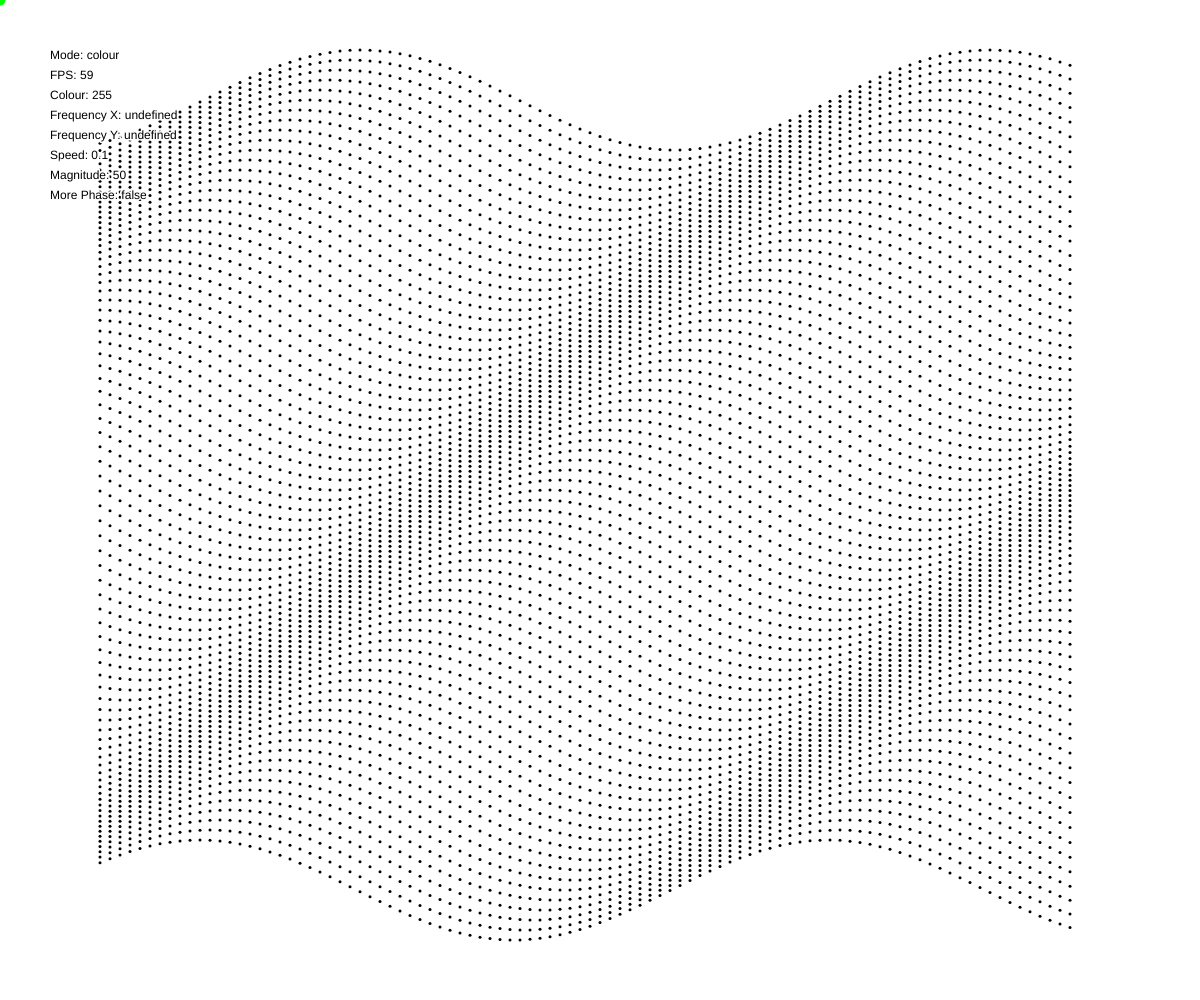
Frame 1 (no input)
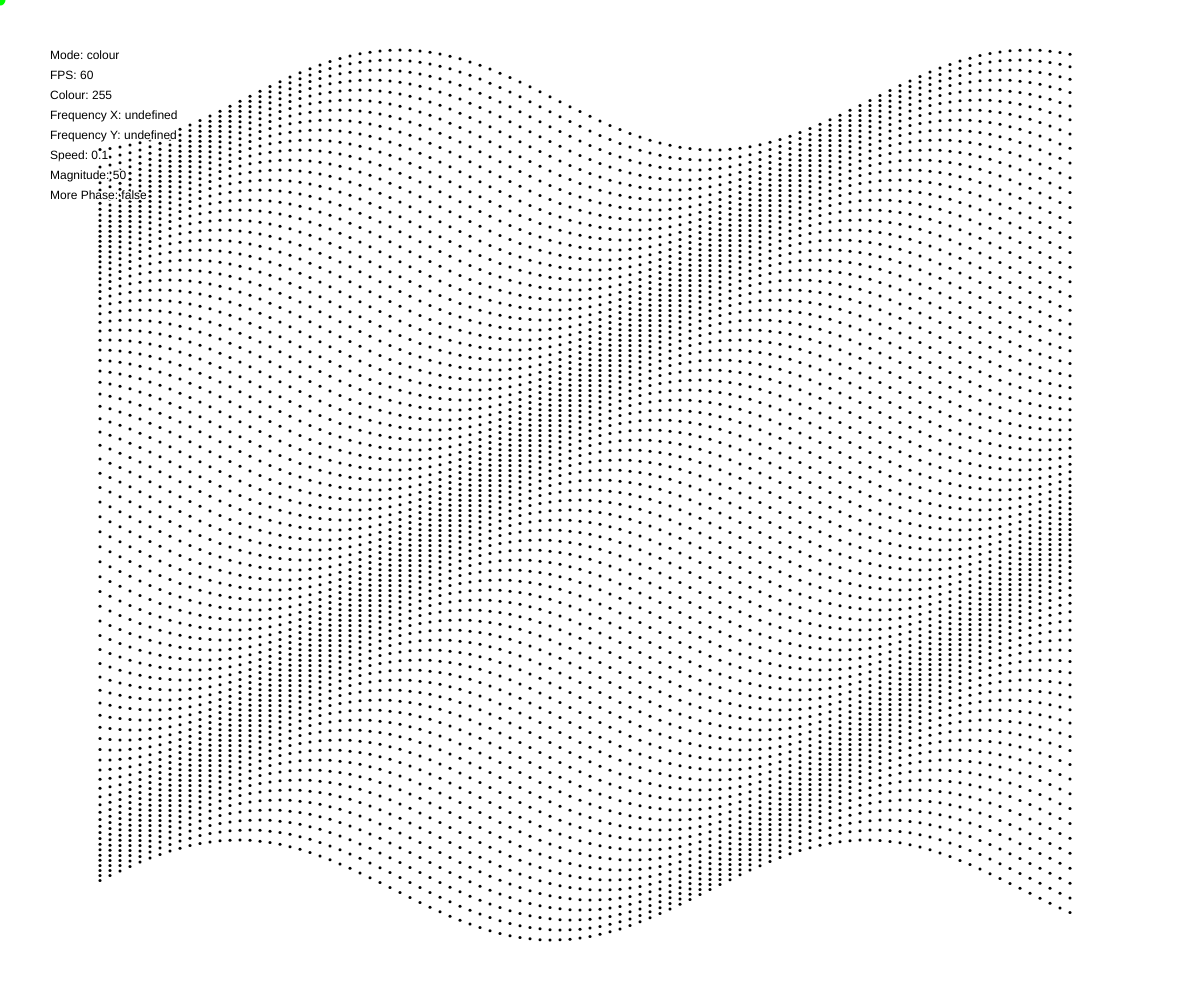
Frame 60 (no input)
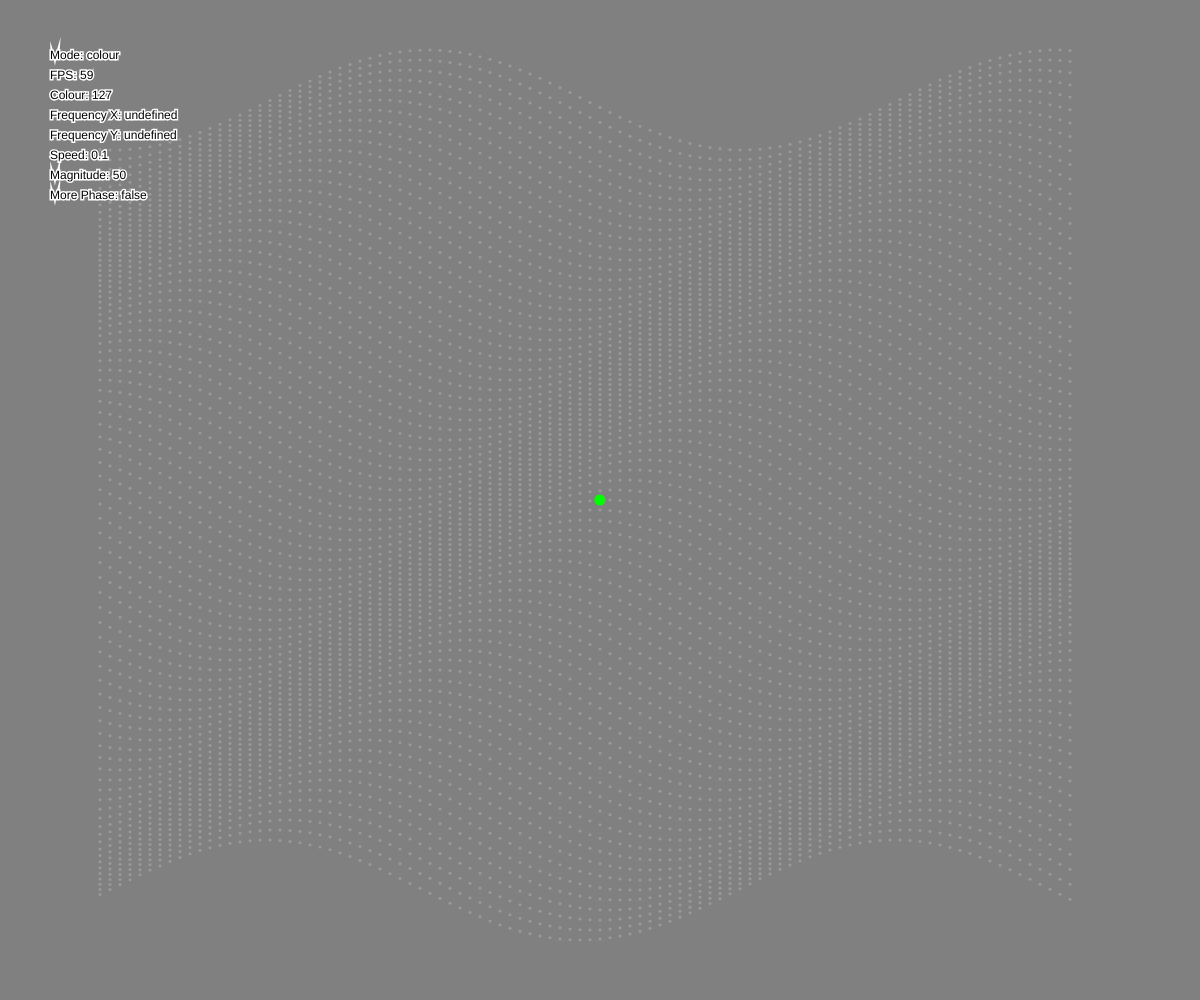
Frame 120 (the mouse pressed at the canvas centre since frame 60)

The p5.js sketch that drew these frames (run headless with seeded random() and noise() and a simulated clock; from frame 60 on, the mouse is pressed at the canvas centre):

// p5.js sketch
// ── sketch.js

//  README:
//      There are four modes of control.

//      Toggle through the modes by clicking on the canvas.

//      Press the S key to freeze the canvas and hide the UI.

//      Explore each mode by moving your mouse up, down, left, and right.

//        1. COLOR --------> X-axis controls the colour of the dots
//                  \------> Y-axis controls the colour of the background
//
//        2. Frequency ----> X-axis controls the frequency (distance between wave peaks).
//                  \------> Y-axis controls a second parameter that introduces phase into the wave.
//                   \
//                    \-----> these are just two numbers that affect the freqency of the wave
//                           and modulate the sine wave to introduce phase. (phase looks cool)
//
//        3. Mag/speed ----> X-axis controls the magnitude of the wave
//                  \------> Y-axis controls the   
//
//        4. more phase ---> X-axis controls if it is on or off. halfway is the trigger.
//
//
//      Controls follow this^ order when toggling through.


//  If the program is lagging, un-comment out the second line in the draw() function. 
// spacing = 20;

let Height = 800;
let Width = 800;

let mode = "colour";

let more_phase = false;
let showUI = true;
let freezeWave = false;

let backgroundColour = 255;
let dotStroke = 0;

//frequency of the wave
let frequencyX = 0.01;
let frequencyY = 0.01;

//magnitude (how much the dots are moved up or down) and speed (how fast)
let magnitude = 50;
let speed = 0.1;

let m1x, m1y, m2x, m2y, m3x, m3y, m4x, m4y = 0;


function setup() {
  createCanvas(windowWidth, windowHeight);
  frameRate(60);

  Height = windowHeight;
  Width = windowWidth;
}


function drawWave(spaaacing){
  
  let timeOffset = frameCount * speed;
  
  for (let x = 100; x < Width - (Width / 10); x += spaaacing){
    for (let y = 100; y < Height - (Height / 10); y += spaaacing){
      
      let wave = sin((x * frequencyX) + (y * frequencyY) + (timeOffset)) * magnitude;
      
      if(more_phase == true){
        point(x + wave, y + wave); 
      }
      else{
        point(x, y + wave);
      }    
      
    }
  }

}


function drawUI(){
  // update and display value markers for each mode
    stroke(255,0,0); //RED
    fill(255,0,0);
    circle(m1x,m1y, 8);

    stroke(0,255,0); //GREEN
    fill(0,255,0);
    circle(m2x,m2y, 8);

    stroke(0,0,255); //BLUE
    fill(0,0,255);
    circle(m3x,m3y, 8);

    if(mode=="more_phase_toggle"){
      stroke(59,59,59); //GREY
      fill(255);
      circle(m4x,m4y, 20);

      stroke(255)
      if(mouseX > Width/2){
        fill(0);
        text("On",100,120, 1000);
      }
      else{
        fill(0);
        text("Off",100,120, 1000);
      }
    }


    let uiElementsX = 50;
    let uiElementsY = 50;
    

    //display current mode
    stroke(255);
    fill(0);

    text("Mode: "+mode, uiElementsX, uiElementsY, 1000, 1000);

    // Display FPS
    text("FPS: " + int(frameRate()), uiElementsX, uiElementsY + 20, 1000, 1000);

    // Display parameter values
    text("Colour: " + int(backgroundColour), uiElementsX, uiElementsY+ 40, 1000, 1000);
    text("Frequency X: "+ m1x, uiElementsX, uiElementsY + 60, 1000,1000);
    text("Frequency Y: "+ m1y, uiElementsX, uiElementsY + 80, 1000,1000);
    text("Speed: "+ speed, uiElementsX, uiElementsY + 100, 1000, 1000 );
    text("Magnitude: "+ magnitude, uiElementsX, uiElementsY + 120, 1000, 1000 );
    text("More Phase: "+ more_phase, uiElementsX, uiElementsY + 140, 1000, 1000 );

}


function mouseControls(){
  if (mode === "frequency"){
      frequencyY = map(mouseY, 0, 1000, 0.0009, .1);
      frequencyX = map(mouseX, 0, 1000, 0.0009, .08);

      m1y = mouseY;
      m1x = mouseX;

    }
    else if (mode == "colour"){
      dotStroke = map(mouseX, 0, 1000, 0, 255);
      backgroundColour = map(mouseY, 0, 1000, 255, 0);

      m2y = mouseY;
      m2x = mouseX;
    }
    else if (mode == "magnitude_and_speed"){
      magnitude = map(mouseX, 0, 1000, 0, 80);
      speed = map(mouseY, 0, 1000, 0, 1);

      m3y = mouseY;
      m3x = mouseX;
    }
    else if (mode == "more_phase_toggle"){
      if (mouseX > Width/2){
        more_phase = true;
      }
      else{
        more_phase = false;
      }

      m4y = mouseY;
      m4x = mouseX;
    }
}


function mouseClicked() {
  if (mode == "colour") {
    mode = "frequency";
  } 
  else if (mode == "frequency") {
    mode = "magnitude_and_speed";
  } 
  else if (mode == "magnitude_and_speed"){
    mode = "more_phase_toggle";
  } 
  else if (mode == "more_phase_toggle"){
    mode = "colour";
  }
}


function keyPressed(){
  if(key == "s"){
    freezeWave = !freezeWave;
  }
  else if(key == "h"){
    showUI = !showUI;
  }
}


function draw() {
  
  let spacing = 10;
  //spacing = 20;

  strokeWeight(3);
  fill(0);
  
  if(freezeWave != true){
    mouseControls();
  }

  background(backgroundColour);
  
  stroke(dotStroke);  
  
  drawWave(spacing);

  if(showUI == true){
    drawUI();
  }
  
  
}
